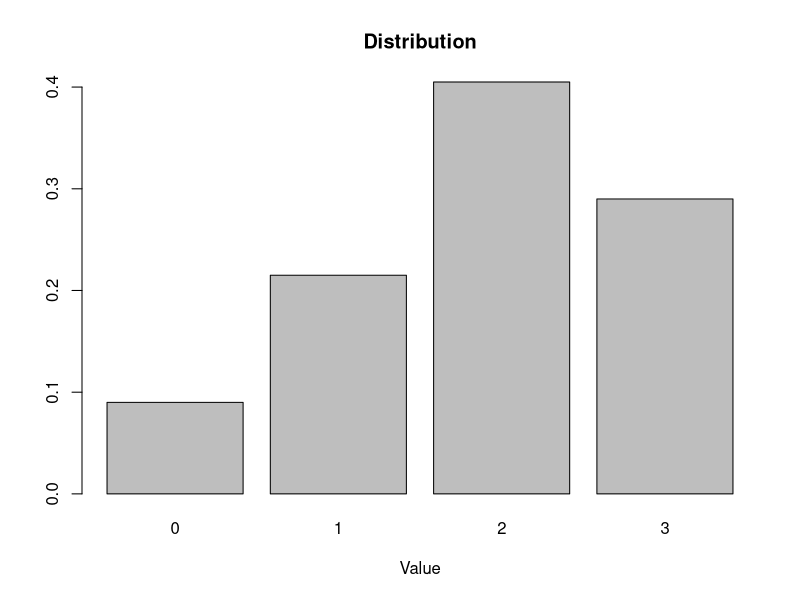
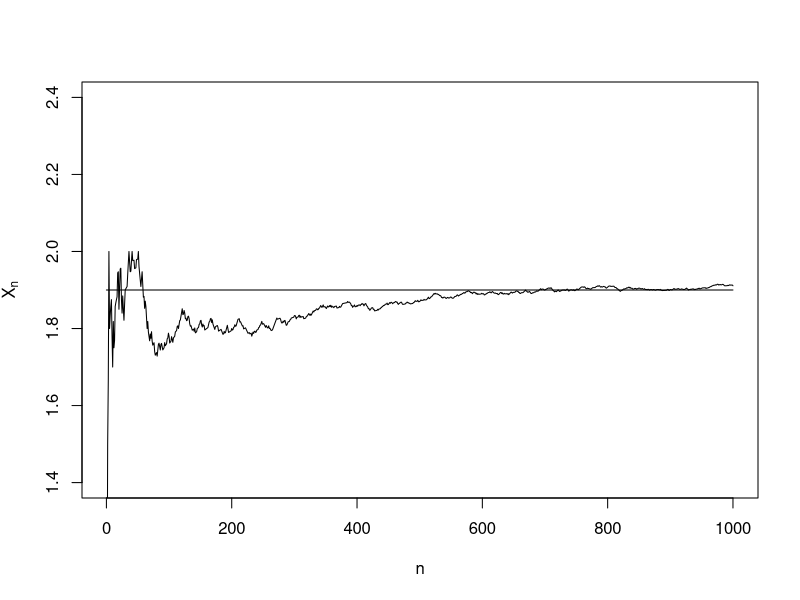
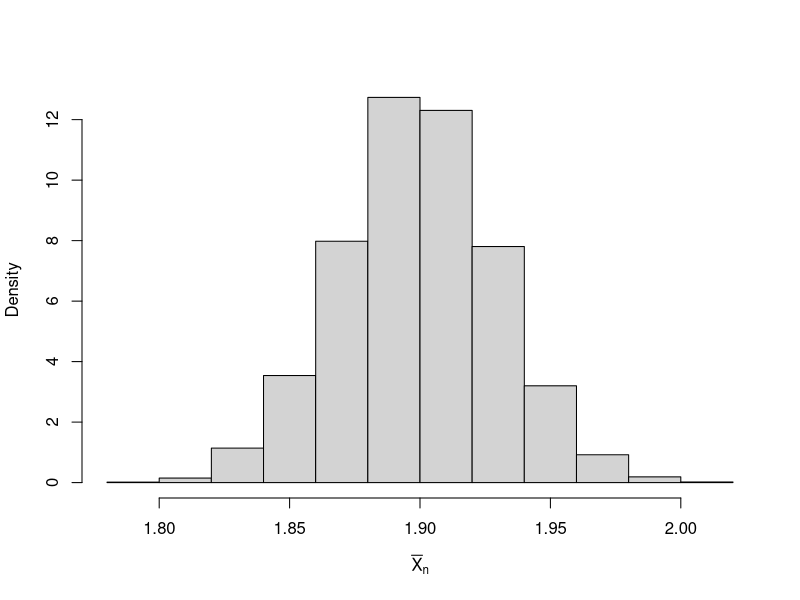
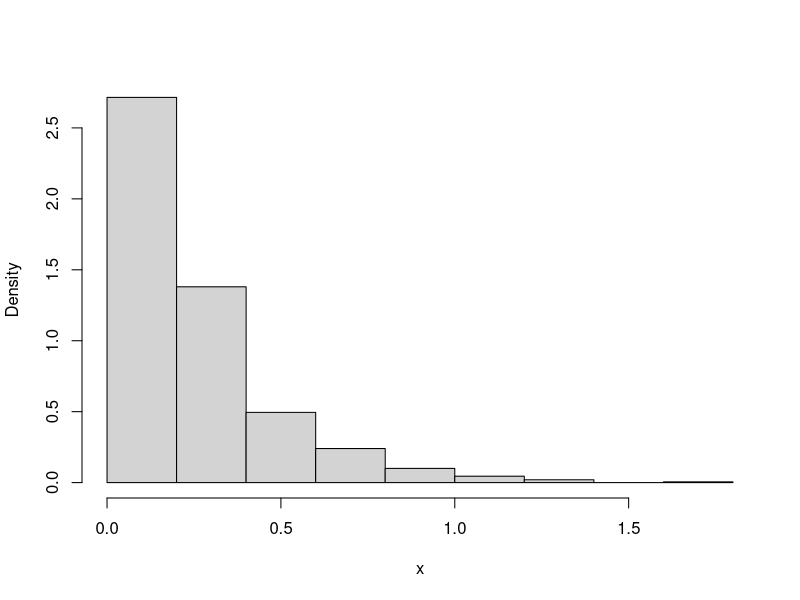
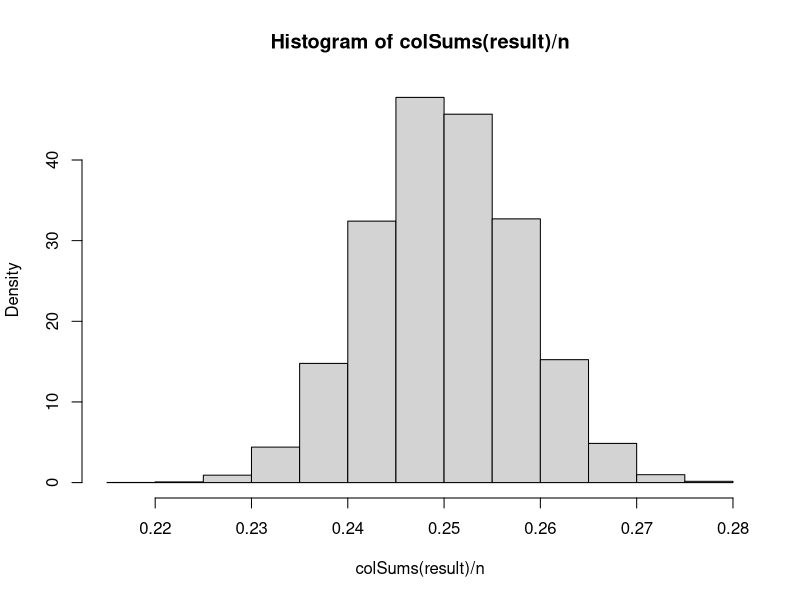

Recreate these plots in R, in order.
sampling=function(n,dist)
{
  x=sample(dist$value,size=n,replace=TRUE,prob=dist$prob)
  return(x)
}
dist = list(value = c(0, 1, 2, 3), prob = c(0.1, 0.2, 0.4, 0.3))
data=sampling(200,dist)
data
counts=table(data)
counts
counts/sum(counts)
barplot(counts/sum(counts),main="Distribution",xlab="Value")
rbinom(10, 25, 0.2)  # sample 10 observation from Bin(n=25,p=0.2)
rhyper(10, 12, 13, 8)  # sample 10 observation from Hypergeo(N=25,n=8,k=12)
rpois(10, 4)  # sample 10 observations from Poisson(4)
runif(10, 1,3)  # sample 10 observations from Unif(1,3)
X=rexp(10, 4) # sample 10 observation from EXP(4)
rnorm(10, 4,sqrt(2)) # sample 10 observations from N(mean=4, variance=2)

# Now we track the sample averages with a sequence of sample size, say from 1 to 1000. 

mu=sum(dist$value * dist$prob) 
mu
sdv=sqrt(sum((dist$value - mu)^2 * dist$prob)) 
sdv
mean_tracking = function(n, dist) 
{
  x = sample(dist$value, size = n, replace = TRUE, prob = dist$prob) 
  s = cumsum(x)
  r = s/(1:n)
  return(r)
}
n = 1000
result = mean_tracking(n, dist)
result
plot(result, type = "l", ylim = c(mu - 0.5, mu + 0.5), 
     ylab = expression(bar(X)[n]), xlab = "n")
lines(c(0, n), c(mu, mu))


# Central Limit Theorem

# Case 1: population distribution is discrete and skewed

dist=list(value=c(0,1,2,3),prob=c(0.1,0.2,0.4,0.3))
mu=sum(dist$value*dist$prob)
sdv=sqrt(sum((dist$value-mu)^2*dist$prob)) 
mu
sdv

N = 10000
n=1000
result=replicate(N,sampling(n,dist))
dim(result)
hist(colSums(result)/n, xlab = expression(bar(X)[n]), main = "", prob = TRUE)
mean(colSums(result)/n)
sd(colSums(result)/n)
sdv/sqrt(n)

# Case 2: population distribution is continuous and skewed

n=1000
result=rexp(n, 4)
hist(result, xlab="x", main="", prob=TRUE)
mean(result)
sd(result)

N=10000
result=replicate(N,rexp(n,4))
hist(colSums(result)/n, prob=TRUE)
mean(colSums(result)/n)
sd(colSums(result)/n)
(1/4)/sqrt(n)


